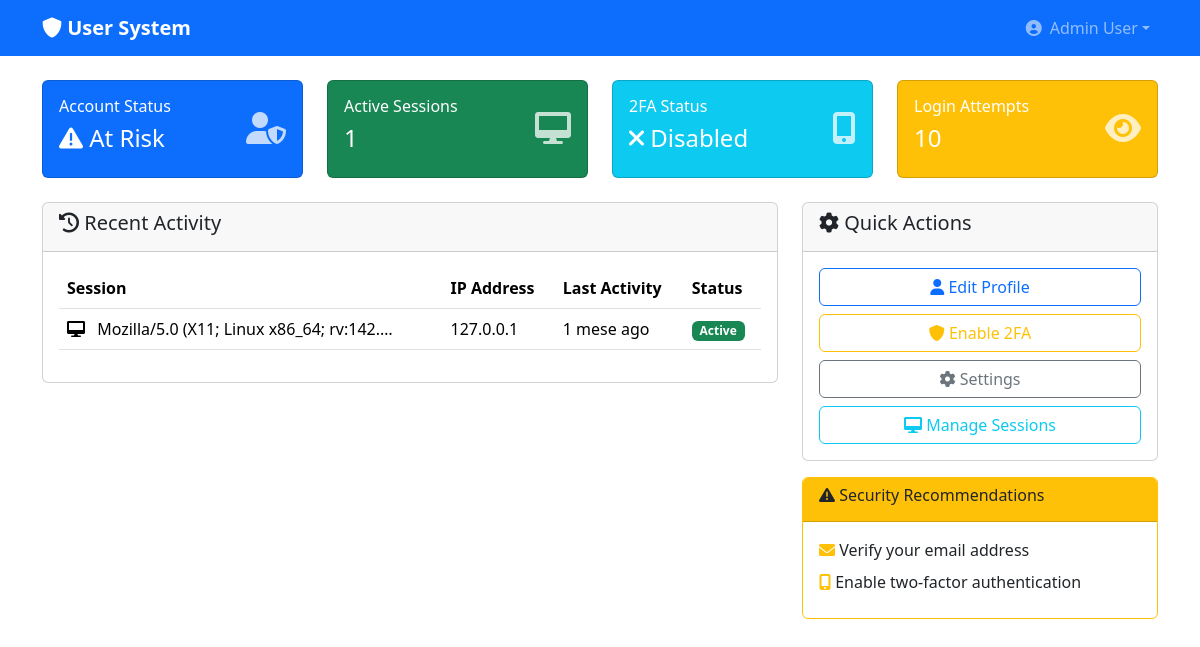
The page /users/ (signed in) on the database its author committed.
### users/models.py (models this page shows, shortened)
class User(AbstractUser, TimeStampedModel, UUIDModel):
    email = models.EmailField(_('Email address'), unique=True)
    first_name = models.CharField(_('First name'), max_length=150)
    last_name = models.CharField(_('Last name'), max_length=150)
    phone_number = models.CharField(_('Phone number'), max_length=20, blank=True)
    avatar = models.ImageField(_('Avatar'), upload_to='avatars/', blank=True, null=True)
    email_verified = models.BooleanField(_('Email verified'), default=False)
    phone_verified = models.BooleanField(_('Phone verified'), default=False)
    two_factor_enabled = models.BooleanField(_('2FA Enabled'), default=False)
    login_attempts = models.IntegerField(_('Failed login attempts'), default=0)
    last_login_ip = models.GenericIPAddressField(_('Last login IP'), null=True, blank=True)
    timezone = models.CharField(_('Timezone'), max_length=50, default='Europe/Rome')
    language = models.CharField(_('Language'), max_length=10, default='it')
    profile_public = models.BooleanField(_('Public profile'), default=False)
    USERNAME_FIELD = 'email'
    REQUIRED_FIELDS = ['first_name', 'last_name']
    objects = UserManager()
    class Meta:
        verbose_name = _('User')
        verbose_name_plural = _('Users')
        db_table = 'auth_user'
    @property
    def full_name(self):
        return f"{self.first_name} {self.last_name}".strip()

class UserSession(TimeStampedModel):
    user = models.ForeignKey(User, on_delete=models.CASCADE, related_name='sessions')
    session_key = models.CharField(max_length=40)
    ip_address = models.GenericIPAddressField()
    user_agent = models.TextField()
    is_active = models.BooleanField(default=True)
    last_activity = models.DateTimeField(auto_now=True)
    class Meta:
        verbose_name = _('User Session')
        verbose_name_plural = _('User Sessions')

### users/views.py (the view)
# urls.py: path('', views.DashboardView.as_view(), name='dashboard'),
class DashboardView(LoginRequiredMixin, TemplateView):
    template_name = 'users/dashboard.html'
    def get_context_data(self, **kwargs):
        context = super().get_context_data(**kwargs)
        user = self.request.user
        from .models import LoginAttempt
        context.update({
            'user': user,
            'recent_sessions': user.sessions.filter(is_active=True).order_by('-last_activity')[:5],
            'login_attempts': LoginAttempt.objects.filter(email=user.email).order_by('-created_at')[:10],
            'two_factor_enabled': user.two_factor_enabled,
        })
        return context

### domenico/templates/users/dashboard.html (shortened to what this page needs)
{% extends 'base/base.html' %}
{% block content %}
<div class="row">
    <div class="col-md-3">
        <div class="card bg-primary text-white">
            <div class="card-body">
                <div class="d-flex justify-content-between">
                    <div>
                        <h6>Account Status</h6>
                        <h4>
                            {% if user.email_verified and user.two_factor_enabled %}
                                <i class="fas fa-shield-alt"></i> Secure
                            {% else %}
                                <i class="fas fa-exclamation-triangle"></i> At Risk
                            {% endif %}
                        </h4>
                    </div>
                    <div class="align-self-center">
                        <i class="fas fa-user-shield fa-2x opacity-75"></i>
                    </div>
                </div>
            </div>
        </div>
    </div>
    <div class="col-md-3">
        <div class="card bg-success text-white">
            <div class="card-body">
                <div class="d-flex justify-content-between">
                    <div>
                        <h6>Active Sessions</h6>
                        <h4>{{ recent_sessions|length }}</h4>
                    </div>
                    <div class="align-self-center">
                        <i class="fas fa-desktop fa-2x opacity-75"></i>
                    </div>
                </div>
            </div>
        </div>
    </div>
    <div class="col-md-3">
        <div class="card bg-info text-white">
            <div class="card-body">
                <div class="d-flex justify-content-between">
                    <div>
                        <h6>2FA Status</h6>
                        <h4>
                            {% if user.two_factor_enabled %}
                                <i class="fas fa-check"></i> Enabled
                            {% else %}
                                <i class="fas fa-times"></i> Disabled
                            {% endif %}
                        </h4>
                    </div>
                    <div class="align-self-center">
                        <i class="fas fa-mobile-alt fa-2x opacity-75"></i>
                    </div>
                </div>
            </div>
        </div>
    </div>
    <div class="col-md-3">
        <div class="card bg-warning text-white">
            <div class="card-body">
                <div class="d-flex justify-content-between">
                    <div>
                        <h6>Login Attempts</h6>
                        <h4>{{ login_attempts|length }}</h4>
                    </div>
                    <div class="align-self-center">
                        <i class="fas fa-eye fa-2x opacity-75"></i>
                    </div>
                </div>
            </div>
        </div>
    </div>
</div>
<div class="row mt-4">
    <div class="col-md-8">
        <div class="card">
            <div class="card-header">
                <h5><i class="fas fa-history"></i> Recent Activity</h5>
            </div>
            <div class="card-body">
                <div class="table-responsive">
                    <table class="table">
                        <thead>
                            <tr>
                                <th>Session</th>
                                <th>IP Address</th>
                                <th>Last Activity</th>
                                <th>Status</th>
                            </tr>
                        </thead>
                        <tbody>
                            {% for session in recent_sessions %}
                            <tr>
                                <td>
                                    <i class="fas fa-desktop me-2"></i>
                                    {{ session.user_agent|truncatechars:40 }}
                                </td>
                                <td>{{ session.ip_address }}</td>
                                <td>{{ session.last_activity|timesince }} ago</td>
                                <td>
                                    <span class="badge bg-success">Active</span>
                                </td>
                            </tr>
                            {% empty %}
                            <tr>
                                <td colspan="4" class="text-center">No recent sessions</td>
                            </tr>
                            {% endfor %}
                        </tbody>
                    </table>
                </div>
            </div>
        </div>
    </div>
    <div class="col-md-4">
        <div class="card">
            <div class="card-header">
                <h5><i class="fas fa-cog"></i> Quick Actions</h5>
            </div>
            <div class="card-body">
                <div class="d-grid gap-2">
                    <a href="{% url 'user_profile' %}" class="btn btn-outline-primary">
                        <i class="fas fa-user"></i> Edit Profile
                    </a>
                    {% if not user.two_factor_enabled %}
                    <a href="{% url 'setup_2fa' %}" class="btn btn-outline-warning">
                        <i class="fas fa-shield-alt"></i> Enable 2FA
                    </a>
                    {% endif %}
                    <a href="{% url 'user_settings' %}" class="btn btn-outline-secondary">
                        <i class="fas fa-cog"></i> Settings
                    </a>
                    <a href="{% url 'user_sessions' %}" class="btn btn-outline-info">
                        <i class="fas fa-desktop"></i> Manage Sessions
                    </a>
                </div>
            </div>
        </div>
        {% if not user.email_verified or not user.two_factor_enabled %}
        <div class="card mt-3 border-warning">
            <div class="card-header bg-warning text-dark">
                <h6><i class="fas fa-exclamation-triangle"></i> Security Recommendations</h6>
            </div>
            <div class="card-body">
                <ul class="list-unstyled mb-0">
                    {% if not user.email_verified %}
                    <li class="mb-2">
                        <i class="fas fa-envelope text-warning"></i>
                        Verify your email address
                    </li>
                    {% endif %}
                    {% if not user.two_factor_enabled %}
                    <li class="mb-2">
                        <i class="fas fa-mobile-alt text-warning"></i>
                        Enable two-factor authentication
                    </li>
                    {% endif %}
                </ul>
            </div>
        </div>
        {% endif %}
    </div>
</div>
{% endblock %}

### domenico/templates/base/base.html (shortened to what this page needs)
<!DOCTYPE html>
<html lang="it">
<head>
    {% load static %}
    <link href="{% static 'css/bootstrap.min.css' %}" rel="stylesheet" onerror="this.onerror=null; this.href='https://cdn.jsdelivr.net/npm/bootstrap@5.3.0/dist/css/bootstrap.min.css';">
    <link rel="stylesheet" href="https://cdnjs.cloudflare.com/ajax/libs/font-awesome/6.0.0/css/all.min.css">
</head>
<body>
    {% if user.is_authenticated %}
    <nav class="navbar navbar-expand-lg navbar-dark bg-primary">
        <div class="container">
            <a class="navbar-brand" href="{% url 'dashboard' %}">
                <i class="fas fa-shield-alt"></i> User System
            </a>
            <div class="navbar-nav ms-auto">
                <div class="nav-item dropdown">
                    <a class="nav-link dropdown-toggle d-flex align-items-center" href="#" role="button" data-bs-toggle="dropdown">
                        {% if user.avatar %}
                            <img src="{{ user.avatar.url }}" alt="Avatar" class="user-avatar rounded-circle me-2">
                        {% else %}
                            <i class="fas fa-user-circle me-2"></i>
                        {% endif %}
                        {{ user.full_name }}
                    </a>
                </div>
            </div>
        </div>
    </nav>
    {% endif %}
    <main class="container my-4">
        {% block content %}{% endblock %}
    </main>
</body>
</html>

### domenico/templates/base/base.html (style rules this page uses)
.navbar-brand { font-weight: bold; }

### rows shown on the page
UserSession: user_agent "Mozilla/5.0 (X11; Linux x86_64; rv:142.…", ip_address "127.0.0.1", last_activity "1 mese"

### other values the page prints
{{ user.full_name }} "Admin User"
{{ recent_sessions|length }} "1"
{{ login_attempts|length }} "10"
